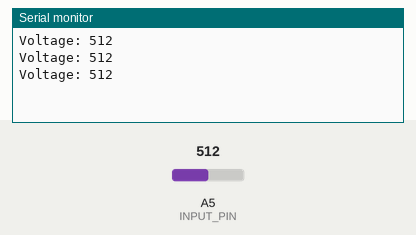
This sketch was run on a simulated Arduino Uno, built with avr-gcc and run on an emulated ATmega328P. Parts: the last lines printed to the serial monitor. The inputs (shaded band) are chosen by the test bench; at power-on: A5 (INPUT_PIN) = 512.

Above: at 1.3 s.
1.4 s: A5 (INPUT_PIN) set to 716
At 1.9 s:
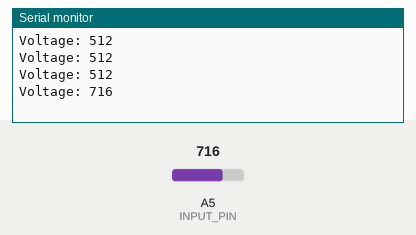
2.9 s: A5 (INPUT_PIN) set to 900
At 3.4 s:
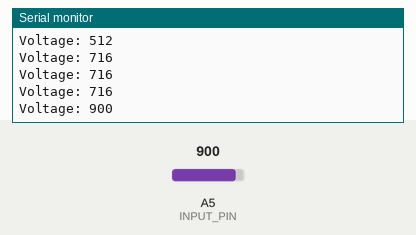
Timing chart, 0 to 5.9 s (numbered marks = the images above; inputs shaded):
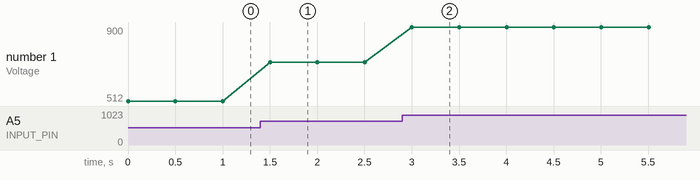

The sketch:

Potmeter.ino
```cpp
#define INPUT_PIN A5

void setup() {
	Serial.begin(38400);
	pinMode(INPUT_PIN, INPUT);

}


void loop() {
	int val = analogRead(INPUT_PIN);
	Serial.print("Voltage: ");
	Serial.println(val);
	delay(500);
}
```

Measured:
- after the input at 1.4 s, the serial monitor: prints a new line after 0.10 s (image 1)
- after the input at 2.9 s, the serial monitor: prints a new line after 0.10 s (image 2)
- plotted number 1: 512 → 716 after the input at 1.4 s, 716 → 900 after the input at 2.9 s
